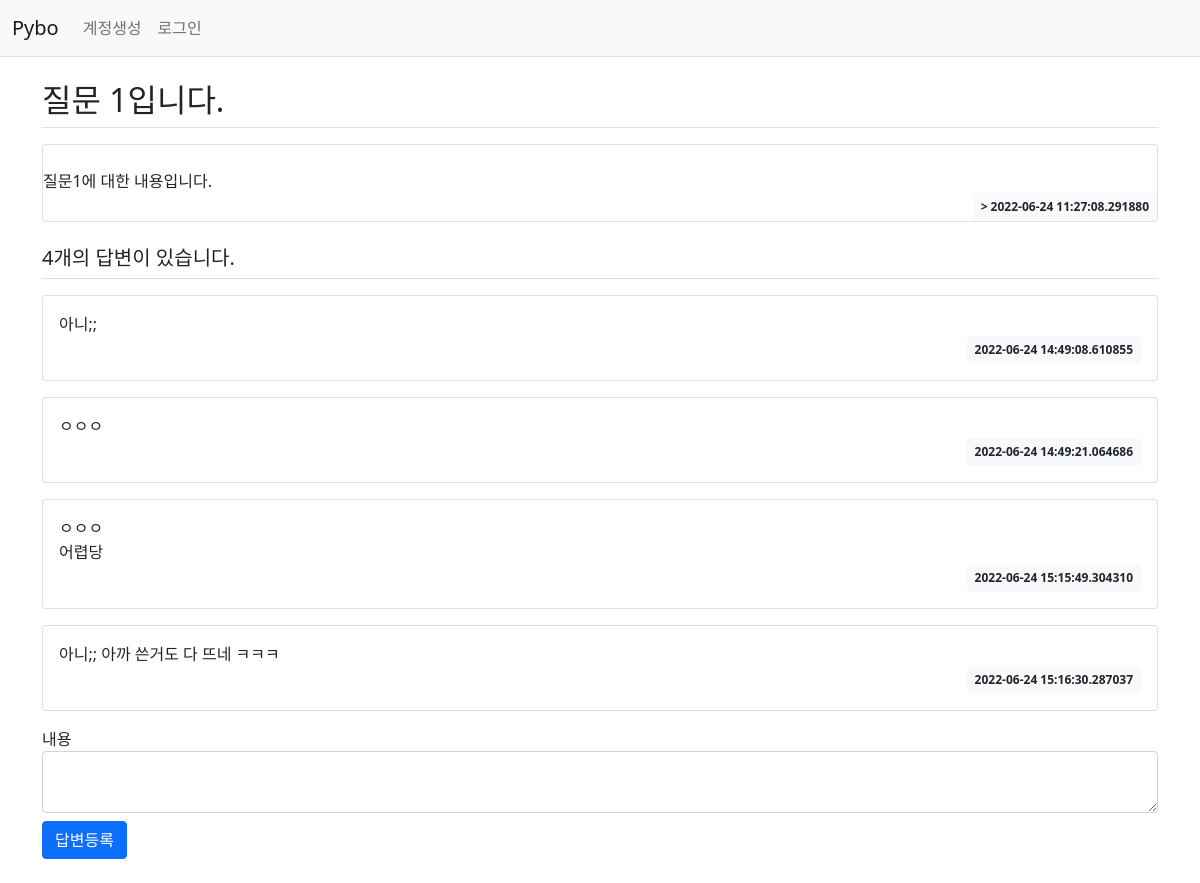
Screenshot of /question/detail/2/ with the database file from the repository.
### pybo/models.py (models this page shows)
class Question(db.Model):
    id = db.Column(db.Integer , primary_key=True)
    subject = db.Column(db.String(200), nullable=False)
    content = db.Column(db.Text(),nullable=False)
    create_date = db.Column(db.DateTime(),nullable=False)

class Answer(db.Model):
    id = db.Column(db.Integer, primary_key=True)
    question_id = db.Column(db.Integer,db.ForeignKey('question.id',ondelete='CASCADE'))
    question = db.relationship('Question',backref=db.backref('answer_set'))
    content = db.Column(db.Text(), nullable=False)
    create_date = db.Column(db.DateTime(), nullable=False)

### pybo/views/question_views.py (the view)
@bp.route('/detail/<int:question_id>/')
def detail(question_id):
    form = AnswerForm()
    question = Question.query.get_or_404(question_id)
    return render_template('question/question_detail.html', question=question,form=form)

### pybo/forms.py
class AnswerForm(FlaskForm):
    content = TextAreaField('내용', validators=[DataRequired('내용은 필수입니다.')])

### pybo/views/auth_views.py (called while the page is built)
@bp.before_app_request
def load_logged_in_user():
    user_id = session.get('user_id')
    if user_id is None:
        g.user = None
    else:
        g.user = User.query.get(user_id)

### pybo/templates/question/question_detail.html (shortened to what this page needs)
{% extends 'base.html' %}
{% block content %}
<div class="container my-3">
    <h2 class="border-bottom py-2">{{question.subject}}</h2>
    <div class="card my-3">
        <div class="card=body">
            <div class="card-text"style="white-space: pre-line;">
               {{question.content}}
            </div>
            <div class="d-flex justify-content-end">
                <div class="badge bg-light text-dark p-2">>
                    {{question.create_date}}
                </div>
            </div>
        </div>
    </div>
    <h5 class="border-bottom my-3 py-2">{{ question.answer_set|length }}개의 답변이 있습니다.</h5>
    {% for answer in question.answer_set %}
    <div class="card my-3">
        <div class="card-body">
            <div class="card-text" style="white-space: pre-line;">{{ answer.content }}</div>
            <div class="d-flex justify-content-end">
                <div class="badge bg-light text-dark p-2">
                    {{ answer.create_date }}
                </div>
            </div>
        </div>
    </div>
    {% endfor %}
    <form action="{{ url_for('answer.create',question_id=question.id) }} " method="post" class="my-3">
        {{form.content.label}}
        {{form.content( class="form-control" )}}
        <input type="submit" value="답변등록" class = "btn my-2 btn-primary">
    </form>
</div>
{% endblock %}

### pybo/templates/base.html (shortened to what this page needs)
<!doctype html>
<html lang="ko" xmlns="http://www.w3.org/1999/html">
<head>
    <link rel="stylesheet" href="{{ url_for('static', filename='bootstrap.min.css') }}">
</head>
<body>
<nav class="navbar navbar-expand-lg navbar-light bg-light border-bottom">
    <div class="container-fluid">
        <a class="navbar-brand" href="{{ url_for('main.index') }}">Pybo</a>
        <div class="collapse navbar-collapse" id="navbarSupportedContent">
            {% if g.user %}
            <ul class="navbar-nav">
                <li class="nav-item ">
                    <a class="nav-link" href="{{ url_for('auth.logout')}}">{{ g.user.username }} (로그아웃)</a>
                </li>
            </ul>
            {% else %}
            <ul class="navbar-nav me-auto mb-2 mb-lg-0">
                <li class="nav-item">
                    <a class="nav-link" href="{{ url_for('auth.signup') }}">계정생성</a>
                </li>
                <li class="nav-item">
                    <a class="nav-link" href="{{ url_for('auth.login') }}">로그인</a>
                </li>
            </ul>
            {% endif %}
        </div>
    </div>
</nav>
{% block content %}
{% endblock %}

### rows the page displays
Question: subject "질문 1입니다.", content "질문1에 대한 내용입니다.", create_date "2022-06-24 11:27:08.291880"
Answer: content "아니;;", create_date "2022-06-24 14:49:08.610855"
Answer: content "ㅇㅇㅇ", create_date "2022-06-24 14:49:21.064686"
Answer: content "ㅇㅇㅇ 어렵당", create_date "2022-06-24 15:15:49.304310"
Answer: content "아니;; 아까 쓴거도 다 뜨네 ㅋㅋㅋ", create_date "2022-06-24 15:16:30.287037"

### other values shown
{{ question.answer_set|length }} "4"
